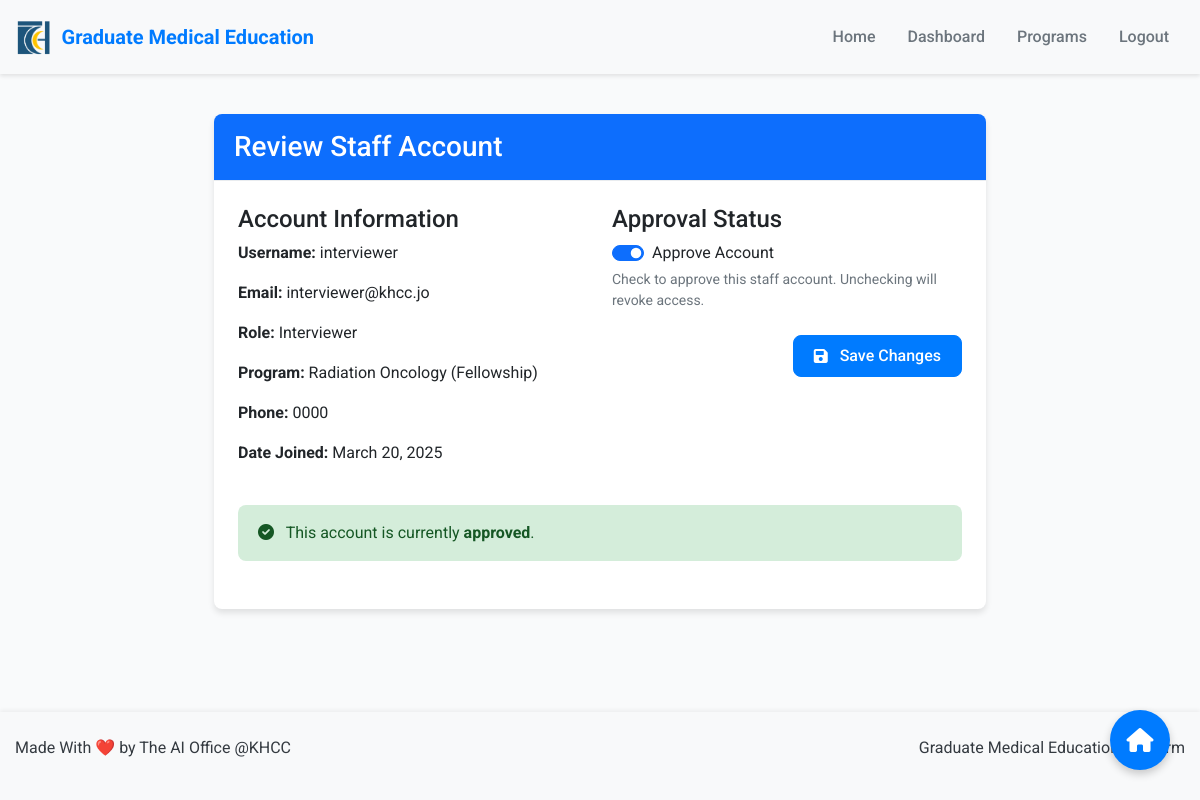
The app's page /approve-staff/2/ (signed in) with its own data.
### users/models.py (models this page shows, shortened)
class User(AbstractUser):
    USER_TYPE_CHOICES = (
        ('GME_STAFF', 'GME Staff'),
        ('PROGRAM_DIRECTOR', 'Program Director'),
        ('INTERVIEWER', 'Interviewer'),
        ('APPLICANT', 'Applicant'),
    )
    user_type = models.CharField(max_length=20, choices=USER_TYPE_CHOICES)
    phone_number = models.CharField(max_length=15, blank=True)
    is_approved = models.BooleanField(default=False)
    program = models.ForeignKey('Program', on_delete=models.SET_NULL, null=True, blank=True, related_name='staff_members')

class Program(models.Model):
    PROGRAM_TYPE_CHOICES = (
        ('RESIDENCY', 'Residency'),
        ('FELLOWSHIP', 'Fellowship'),
    )
    STATUS_CHOICES = (
        ('ACTIVE', 'Active'),
        ('INACTIVE', 'Inactive'),
    )
    name = models.CharField(max_length=100, validators=[MinLengthValidator(3)])
    program_type = models.CharField(max_length=20, choices=PROGRAM_TYPE_CHOICES)
    start_date = models.DateField()
    end_date = models.DateField()
    status = models.CharField(max_length=10, choices=STATUS_CHOICES, default='ACTIVE')
    capacity = models.PositiveIntegerField(null=True, blank=True)

### users/views.py (the view)
    def _wrapped_view(request, *args, **kwargs):
        if not request.user.is_authenticated:
            return redirect('login')
        allowed = False
        view_name = request.resolver_match.url_name
        user_type = request.user.user_type
        role_access_map = {
            'dashboard': ['GME_STAFF'],
            'applicant_dashboard': ['APPLICANT'],
            'interviewer_dashboard': ['INTERVIEWER', 'PROGRAM_DIRECTOR'],
            'director_dashboard': ['PROGRAM_DIRECTOR'],
            'manage_programs': ['GME_STAFF'],
            'approve_staff': ['GME_STAFF'],
            'conduct_interview': ['INTERVIEWER', 'PROGRAM_DIRECTOR'],
            'view_interview_results': ['PROGRAM_DIRECTOR'],
            'submit_final_score': ['PROGRAM_DIRECTOR'],
            'director_bulk_update': ['PROGRAM_DIRECTOR'],
            'view_application': ['GME_STAFF'],
            'edit_program': ['GME_STAFF'],
            'delete_program': ['GME_STAFF'],
            'update_application_status': ['GME_STAFF'],
            'create_program': ['GME_STAFF'],
            'bulk_update_status': ['GME_STAFF'],
            'upload_scores': ['GME_STAFF'],
            'process_scores': ['GME_STAFF'],
            'export_applications': ['GME_STAFF'],
            'bulk_send_email': ['GME_STAFF'],
            'bulk_actions': ['GME_STAFF'],
            'edit_application': ['APPLICANT'],
            'submit_draft': ['APPLICANT']
        }
        if view_name in role_access_map:
            allowed = user_type in role_access_map[view_name]
        if not allowed:
            raise PermissionDenied("You don't have permission to access this page.")
        return view_func(request, *args, **kwargs)

### users/forms.py
class StaffApprovalForm(forms.ModelForm):
    class Meta:
        model = User
        fields = ('is_approved',)

### users/views.py (called while the page is built)
@login_required
@check_role_access
def approve_staff(request, user_id):
    staff = get_object_or_404(User, id=user_id)
    if request.method == 'POST':
        form = StaffApprovalForm(request.POST, instance=staff)
        if form.is_valid():
            form.save()
            messages.success(request, f'Staff account for {staff.username} has been updated.')
            return redirect('dashboard')
    else:
        form = StaffApprovalForm(instance=staff)
    return render(request, 'users/approve_staff.html', {'form': form, 'staff': staff})

### users/templates/users/approve_staff.html (shortened to what this page needs)
{% extends 'users/base.html' %}
{% block content %}
<div class="row justify-content-center">
    <div class="col-md-8">
        <div class="card">
            <div class="card-header bg-primary text-white">
                <h3 class="mb-0">Review Staff Account</h3>
            </div>
            <div class="card-body">
                <div class="row mb-4">
                    <div class="col-md-6">
                        <h4>Account Information</h4>
                        <p><strong>Username:</strong> {{ staff.username }}</p>
                        <p><strong>Email:</strong> {{ staff.email }}</p>
                        <p><strong>Role:</strong> {{ staff.get_user_type_display }}</p>
                        {% if staff.user_type == 'PROGRAM_DIRECTOR' or staff.user_type == 'INTERVIEWER' %}
                            <p><strong>Program:</strong> {{ staff.program.name }} ({{ staff.program.get_program_type_display }})</p>
                        {% endif %}
                        <p><strong>Phone:</strong> {{ staff.phone_number|default:"N/A" }}</p>
                        <p><strong>Date Joined:</strong> {{ staff.date_joined|date:"F d, Y" }}</p>
                    </div>
                    <div class="col-md-6">
                        <h4>Approval Status</h4>
                        <form method="post">
                            <div class="mb-3">
                                <div class="form-check form-switch">
                                    <input class="form-check-input" type="checkbox" name="is_approved" id="id_is_approved" {% if form.is_approved.value %}checked{% endif %}>
                                    <label class="form-check-label" for="id_is_approved">Approve Account</label>
                                </div>
                                <div class="form-text">
                                    Check to approve this staff account. Unchecking will revoke access.
                                </div>
                            </div>
                            <div class="d-flex justify-content-end mt-4">
                                <button type="submit" class="btn btn-primary">
                                    <i class="fas fa-save me-1"></i>Save Changes
                                </button>
                            </div>
                        </form>
                    </div>
                </div>
                <div class="alert {% if staff.is_approved %}alert-success{% else %}alert-warning{% endif %}">
                    <i class="fas {% if staff.is_approved %}fa-check-circle{% else %}fa-exclamation-circle{% endif %} me-2"></i>
                    This account is currently <strong>{% if staff.is_approved %}approved{% else %}pending approval{% endif %}</strong>.
                </div>
            </div>
        </div>
    </div>
</div>
{% endblock %}

### static/css/style.css (style rules this page uses)
:root { --primary-color: #007bff; --primary-light: #e6f2ff; --secondary-color: #6c757d; --success-color: #28a745; --danger-color: #dc3545; --warning-color: #ffc107; --info-color: #17a2b8; --light-color: #f8f9fa; --dark-color: #343a40; --white-color: #ffffff; --border-color: #e9ecef; --shadow-sm: 0 0.125rem 0.25rem rgba(0, 0, 0, 0.075); --shadow-md: 0 0.5rem 1rem rgba(0, 0, 0, 0.1); --shadow-lg: 0 1rem 3rem rgba(0, 0, 0, 0.15); --border-radius: 0.5rem; --transition: all 0.3s ease; --font-family: 'Roboto', sans-serif; }
body { font-family: var(--font-family); background-color: #f9fafb; color: var(--dark-color); min-height: 100vh; display: flex; flex-direction: column; }
.card { border: none; border-radius: var(--border-radius); box-shadow: var(--shadow-sm); transition: var(--transition); margin-bottom: 1.5rem; overflow: hidden; }
.card-header { background-color: var(--white-color); border-bottom: 1px solid var(--border-color); padding: 1rem 1.25rem; font-weight: 600; }
.card-header.bg-primary { background-color: var(--primary-color) !important; color: var(--white-color); }
.card-body { padding: 1.5rem; }
.form-text { font-size: 0.875rem; color: var(--secondary-color); margin-top: 0.25rem; }
.btn { border-radius: var(--border-radius); padding: 0.5rem 1.25rem; font-weight: 500; transition: var(--transition); display: inline-flex; align-items: center; justify-content: center; gap: 0.5rem; }
.btn-primary { background-color: var(--primary-color); border-color: var(--primary-color); }
.alert { border: none; border-radius: var(--border-radius); padding: 1rem 1.25rem; margin-bottom: 1.5rem; }
.alert-success { background-color: #d4edda; color: #155724; }
.bg-primary { background-color: var(--primary-color) !important; }

### users/templates/users/base.html (style rules this page uses)
:root { --primary-color: #0d6efd; --secondary-color: #6c757d; --khcc-color: #007bff; }
body { min-height: 100vh; display: flex; flex-direction: column; }
.card { box-shadow: 0 4px 6px rgba(0, 0, 0, 0.1); transition: transform 0.3s ease; margin-bottom: 1.5rem; }
.btn-primary { background-color: var(--khcc-color); border-color: var(--khcc-color); }
.alert { border-radius: 0.5rem; }

### records on screen
User: username "interviewer", email "interviewer@khcc.jo", user_type "Interviewer", program.name "Radiation Oncology", program.program_type "Fellowship", phone_number "0000", date_joined "March 20, 2025"
